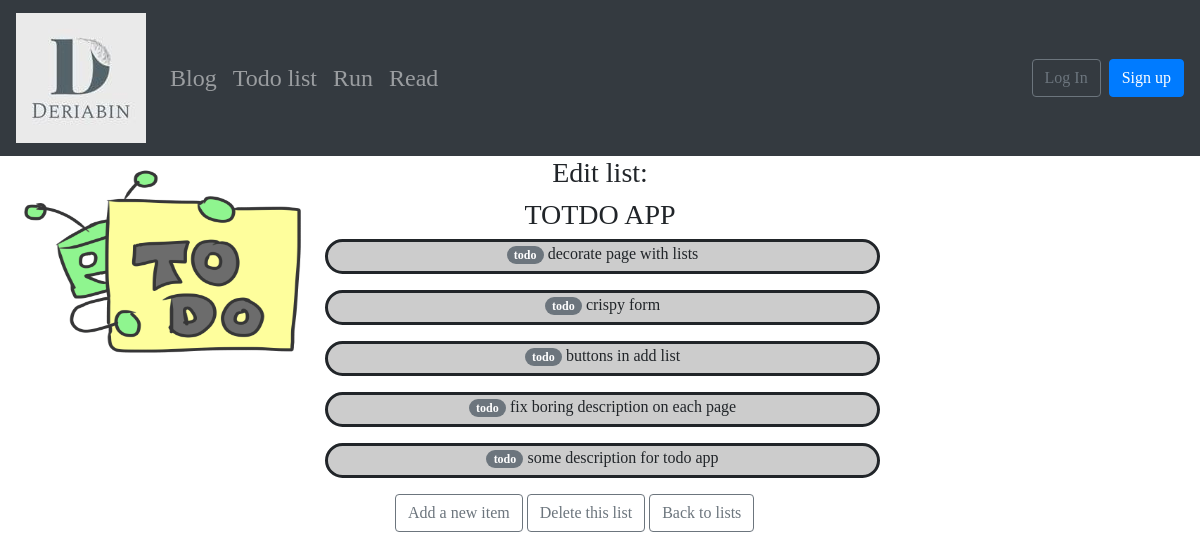
The app's page /list/11/, older data.
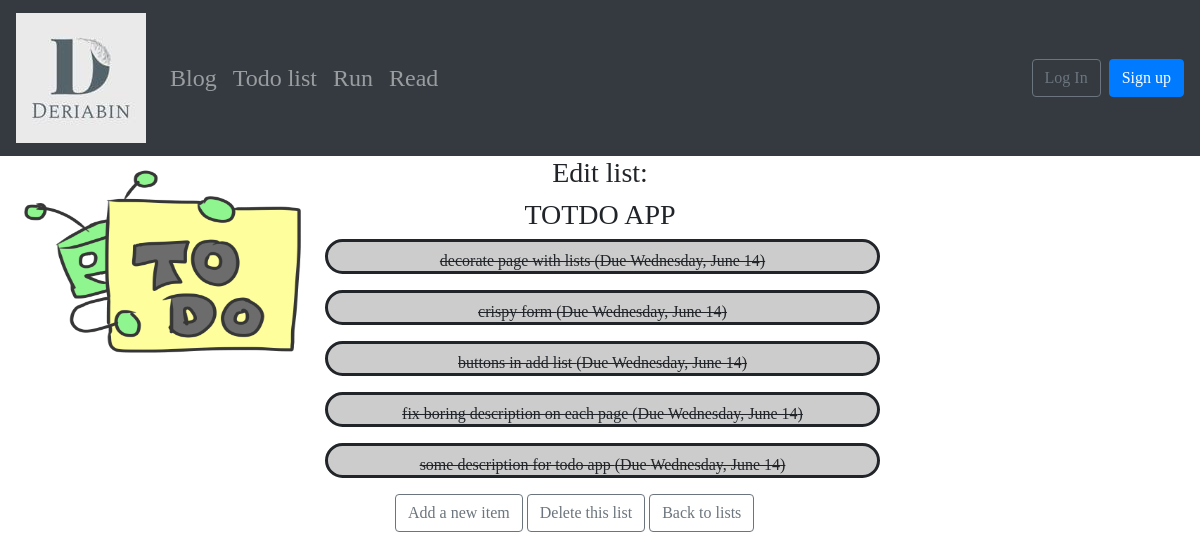
The same page, newer data.
### todo_app/models.py (models this page shows, shortened)
class ToDoItem(models.Model):
    title = models.CharField(max_length=100)
    description = models.TextField(null=True, blank=True)
    created_date = models.DateTimeField(auto_now_add=True)
    due_date = models.DateTimeField(default=one_week_hence)
    todo_list = models.ForeignKey(ToDoList, on_delete=models.CASCADE)
    is_done = models.BooleanField(default=False)
    class Meta:
        ordering = ["due_date"]

### todo_app/views.py (the view)
# urls.py: path("list/<int:list_id>/", views.ItemListView.as_view(), name="list"),
class ItemListView(ListView):
    model = ToDoItem
    template_name = "todo_app/todo_list.html"
    def get_queryset(self):
        return ToDoItem.objects.filter(todo_list_id=self.kwargs["list_id"])
    def get_context_data(self):
        context = super().get_context_data()
        context["todo_list"] = ToDoList.objects.get(id=self.kwargs["list_id"])
        return context

### templates/todo_app/todo_list.html (shortened to what this page needs)
{% extends "base.html" %}
{% load static %}
{% block content %}
<img class="td" src="{% static 'images/lf.png' %}">
<div>
    <div>
        <div>
            <h3 class="h3">Edit list:</h3>
            <h3 class="h3">{{ todo_list.title | upper }}</h3>
        </div>
            {% for todo in object_list %}
            {% if todo.is_done %}
                    <div
                        class="list-todo"
                        role="button"
                        onclick="location.href= '{% url "item-update" todo_list.id todo.id %}'">
                        <p class="btn"><s>{{ todo.title }}
                            (Due {{ todo.due_date | date:"l, F j" }}) </s></p>
                </div>
           {% else %}
        <div
            class="list-todo"
            role="button"
            onclick="location.href='{% url "item-update" todo_list.id todo.id %}'">
            <p> <span class="badge badge-secondary badge-pill">todo</span> {{ todo.title }}</p>
        </div>
           {% endif %}
            {% empty %}
            <p><center>There are no to-do items in this list.</center></p>
            {% endfor %}
  <div class="flor-but">
            <button type="button" onclick="location.href='{% url "item-add" todo_list.id %}'"
                class="btn btn-outline-secondary" >Add a new item</button>
            <button type="button" onclick="location.href='{%  url "list-delete" todo_list.id  %}'"
                class="btn btn-outline-secondary" >Delete this list </button>
            <button type="button" onclick="location.href='{% url "index" %}'"
                class="btn btn-outline-secondary" >Back to lists</button>
</div>
{% endblock %}

Row changes from the older to the newer data that the page shows:
changed ToDoItem "decorate page with lists": due_date (not shown) → "Wednesday, June 14"; is_done "todo" → "(Due )"
changed ToDoItem "crispy form": due_date (not shown) → "Wednesday, June 14"; is_done "todo" → "(Due )"
changed ToDoItem "buttons in add list": due_date (not shown) → "Wednesday, June 14"; is_done "todo" → "(Due )"
changed ToDoItem "fix boring description on each page": due_date (not shown) → "Wednesday, June 14"; is_done "todo" → "(Due )"
changed ToDoItem "some description for todo app": due_date (not shown) → "Wednesday, June 14"; is_done "todo" → "(Due )"
